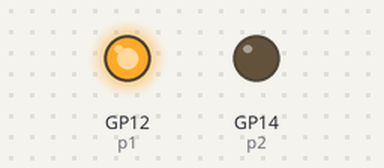
The program below on a simulated Raspberry Pi Pico running MicroPython. Shown: output pins drawn as LEDs (lit = HIGH). At 0.0 s the program stops and its outputs stay as they are.

Above: at 0.1 s.
Timing chart, 0 to 1.5 s (numbered marks = the images above):
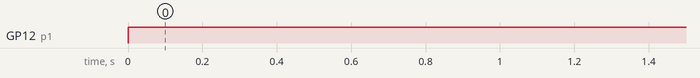

The program:

motor_on.py
```python
from machine import Pin, PWM
import time

# Replace num with the num with the pin numbers

#Both teams are good for motor, they are turned on

# Evan, Nelson, Mikey - Pins are 26, 27
# Mitch, Ethan, Drake - Pins are 12, 14


p1 = Pin(12, Pin.OUT)
p2 = Pin(14, Pin.OUT)


p1.value(1)
p2.value(0)
```

Measured:
- by itself, GP12 (p1): LOW → HIGH at 0.00 s
